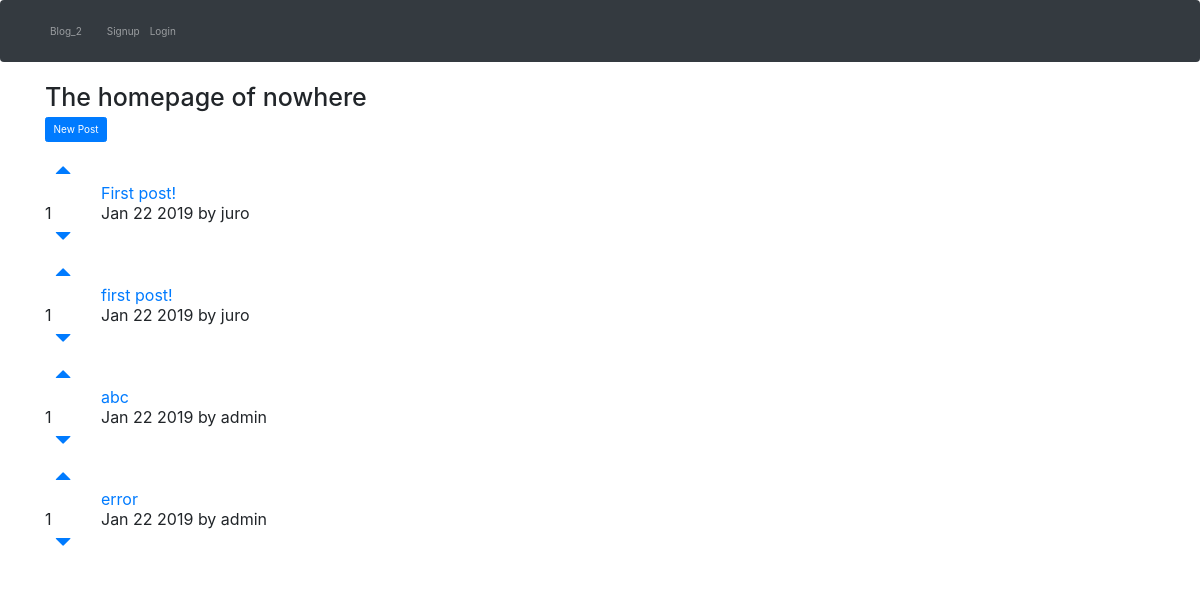
The app's page /, older data.
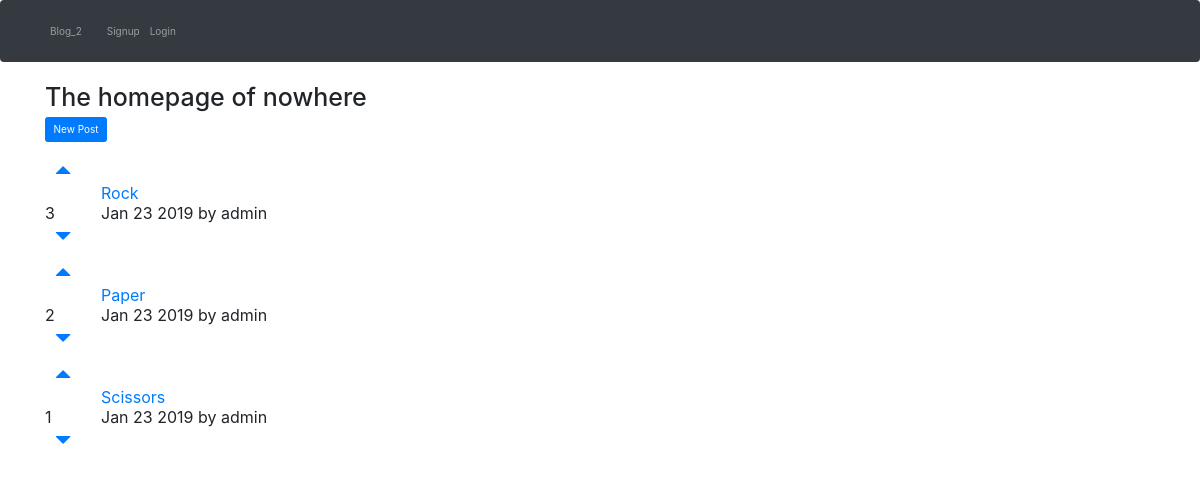
The same page, newer data.
### posts/models.py (models this page shows)
class Post(models.Model):
    title = models.CharField(max_length=200)
    url = models.CharField(max_length=2000)
    pub_date = models.DateTimeField()
    author = models.ForeignKey(User, on_delete=models.DO_NOTHING,)
    votes_total = models.IntegerField(default=1)
    def pub_date_pretty(self):
        return self.pub_date.strftime('%b %e %Y')

### posts/views.py (the view)
# urls.py: 2. Add a URL to urlpatterns:  path('', views.home, name='home')
def home(request):
    posts = Post.objects.order_by('-votes_total')
    return render(request, 'posts/home.html', {'posts':posts})

### posts/templates/posts/home.html (shortened to what this page needs)
<link rel="stylesheet" href="https://maxcdn.bootstrapcdn.com/bootstrap/3.3.7/css/bootstrap.min.css">
{% extends 'base.html' %}
{% block content %}
<h1>The homepage of nowhere</h1>
<a class="btn btn-primary" href="{% url 'posts:create' %}">New Post</a>
<br/>
<br/>
{% for post in posts.all %}
<table>
<tr>
    <td style="padding-right: 20px;"><a class="nav-link" href="#" onclick="document.getElementById('upvote{{ post.id }}').submit()"><span class="glyphicon glyphicon-triangle-top" aria-hidden="true"></span></a><br/>{{ post.votes_total }}<br/><a class="nav-link" href="#" onclick="document.getElementById('downvote{{ post.id }}').submit()"><span class="glyphicon glyphicon-triangle-bottom" aria-hidden="true"></span></a></td>
    <td><a href="{{ post.url }}">{{ post.title }}</a><br/>{{ post.pub_date_pretty }} by {{ post.author.username }}</td>
</tr>
</table>
{% endfor %}
{% endblock %}

Row changes from the older to the newer data that the page shows:
removed Post: votes_total "1", title "First post!", pub_date_pretty "Jan 22 2019", author.username "juro"
removed Post: votes_total "1", title "first post!", pub_date_pretty "Jan 22 2019", author.username "juro"
removed Post: votes_total "1", title "abc", pub_date_pretty "Jan 22 2019", author.username "admin"
removed Post: votes_total "1", title "error", pub_date_pretty "Jan 22 2019", author.username "admin"
added Post: votes_total "3", title "Rock", pub_date_pretty "Jan 23 2019", author.username "admin"
added Post: votes_total "2", title "Paper", pub_date_pretty "Jan 23 2019", author.username "admin"
added Post: votes_total "1", title "Scissors", pub_date_pretty "Jan 23 2019", author.username "admin"
